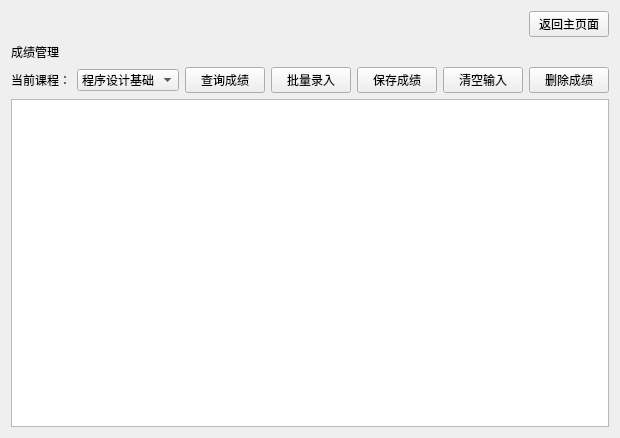
<?xml version="1.0" encoding="UTF-8"?>
<ui version="4.0">
 <class>Score</class>
 <widget class="QWidget" name="Score">
  <property name="geometry">
   <rect>
    <x>0</x>
    <y>0</y>
    <width>588</width>
    <height>438</height>
   </rect>
  </property>
  <property name="windowTitle">
   <string>Form</string>
  </property>
  <layout class="QGridLayout" name="gridLayout">
   <item row="0" column="0">
    <spacer name="horizontalSpacer">
     <property name="orientation">
      <enum>Qt::Orientation::Horizontal</enum>
     </property>
     <property name="sizeHint" stdset="0">
      <size>
       <width>486</width>
       <height>20</height>
      </size>
     </property>
    </spacer>
   </item>
   <item row="0" column="1">
    <widget class="QPushButton" name="btnback">
     <property name="text">
      <string>返回主页面</string>
     </property>
    </widget>
   </item>
   <item row="1" column="0" colspan="2">
    <layout class="QVBoxLayout" name="verticalLayout">
     <item>
      <widget class="QLabel" name="label">
       <property name="text">
        <string>成绩管理</string>
       </property>
      </widget>
     </item>
     <item>
      <layout class="QHBoxLayout" name="horizontalLayout_2">
       <item>
        <layout class="QHBoxLayout" name="horizontalLayout">
         <item>
          <widget class="QLabel" name="label_2">
           <property name="text">
            <string>当前课程：</string>
           </property>
          </widget>
         </item>
         <item>
          <widget class="QComboBox" name="comboBox">
           <item>
            <property name="text">
             <string>程序设计基础</string>
            </property>
           </item>
           <item>
            <property name="text">
             <string>高等数学</string>
            </property>
           </item>
           <item>
            <property name="text">
             <string>大学英语</string>
            </property>
           </item>
           <item>
            <property name="text">
             <string>全部课程</string>
            </property>
           </item>
          </widget>
         </item>
         <item>
          <widget class="QPushButton" name="btnserach">
           <property name="text">
            <string>查询成绩</string>
           </property>
          </widget>
         </item>
        </layout>
       </item>
       <item>
        <widget class="QPushButton" name="btnInsert">
         <property name="text">
          <string>批量录入</string>
         </property>
        </widget>
       </item>
       <item>
        <widget class="QPushButton" name="btnSave">
         <property name="text">
          <string>保存成绩</string>
         </property>
        </widget>
       </item>
       <item>
        <widget class="QPushButton" name="btnClear">
         <property name="text">
          <string>清空输入</string>
         </property>
        </widget>
       </item>
       <item>
        <widget class="QPushButton" name="btnDelete">
         <property name="text">
          <string>删除成绩</string>
         </property>
        </widget>
       </item>
      </layout>
     </item>
     <item>
      <widget class="QTableView" name="tableView"/>
     </item>
     <item>
      <layout class="QHBoxLayout" name="horizontalLayout_3"/>
     </item>
    </layout>
   </item>
  </layout>
 </widget>
 <resources/>
 <connections/>
</ui>
